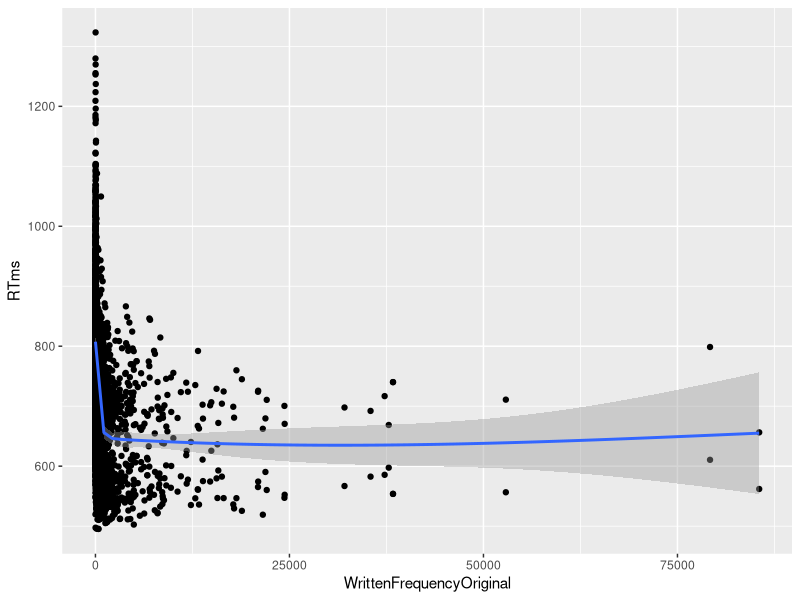

Recreate this plot in R.
## ---- chunk 1
knitr::opts_chunk$set(echo = TRUE)
## ---- chunk 2
library(tidyverse)
d = read_csv("english.csv")
d$RTms = exp(d$RTlexdec)
d$WrittenFrequencyOriginal = exp(d$WrittenFrequency)

ggplot(d, aes(x=WrittenFrequencyOriginal, y=RTms)) + 
  geom_point() +
  geom_smooth()
## ---- chunk 3


## ---- chunk 4
l1 = lm(data=d, RTms ~ Familiarity)
l2 = lm(data=d, RTms ~ Familiarity + LengthInLetters) # can it make the fit worse?

anova(l1, l2)
## ---- chunk 5
d$AgeBinary = d$AgeSubject == "young"
summary(glm(data=d,
           family="binomial",
           AgeBinary ~ WrittenFrequency))

summary(glm(data=d,
           family="binomial",
           AgeBinary ~ RTms))

logistic = function(x) {1 / (1 + exp(-x))}
logit = function(p) {log(p/(1-p))}

## ---- chunk 6
d$Familiarity.Z = (d$Familiarity - mean(d$Familiarity))/sd(d$Familiarity)
d$RTms.Z = (d$RTms - mean(d$RTms))/sd(d$RTms)
summary(lm(data=d, RTms.Z ~ Familiarity.Z))
cor(d$Familiarity.Z, d$RTms.Z)
